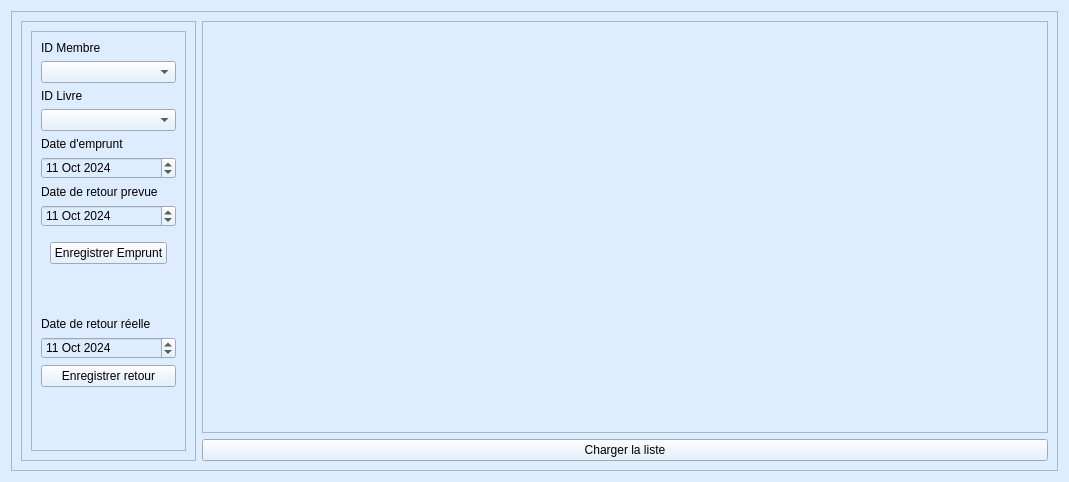
<?xml version="1.0" encoding="UTF-8"?>
<ui version="4.0">
 <class>EmpruntManager</class>
 <widget class="QWidget" name="EmpruntManager">
  <property name="geometry">
   <rect>
    <x>0</x>
    <y>0</y>
    <width>1069</width>
    <height>482</height>
   </rect>
  </property>
  <property name="windowTitle">
   <string>Form</string>
  </property>
  <property name="styleSheet">
   <string notr="true">background-color: rgb(221, 236, 255);</string>
  </property>
  <layout class="QHBoxLayout" name="horizontalLayout">
   <item>
    <widget class="QFrame" name="frame">
     <property name="frameShape">
      <enum>QFrame::StyledPanel</enum>
     </property>
     <property name="frameShadow">
      <enum>QFrame::Raised</enum>
     </property>
     <layout class="QHBoxLayout" name="horizontalLayout_6">
      <item>
       <widget class="QFrame" name="frame_2">
        <property name="sizePolicy">
         <sizepolicy hsizetype="Fixed" vsizetype="Preferred">
          <horstretch>100</horstretch>
          <verstretch>0</verstretch>
         </sizepolicy>
        </property>
        <property name="frameShape">
         <enum>QFrame::StyledPanel</enum>
        </property>
        <property name="frameShadow">
         <enum>QFrame::Raised</enum>
        </property>
        <layout class="QHBoxLayout" name="horizontalLayout_5">
         <item>
          <widget class="QFrame" name="frame_3">
           <property name="frameShape">
            <enum>QFrame::StyledPanel</enum>
           </property>
           <property name="frameShadow">
            <enum>QFrame::Raised</enum>
           </property>
           <layout class="QVBoxLayout" name="verticalLayout_2">
            <item>
             <layout class="QFormLayout" name="formLayout">
              <item row="0" column="0">
               <widget class="QLabel" name="label">
                <property name="text">
                 <string>ID Membre</string>
                </property>
               </widget>
              </item>
              <item row="1" column="0" colspan="2">
               <widget class="QComboBox" name="comboBoxIDMembre"/>
              </item>
              <item row="2" column="0">
               <widget class="QLabel" name="label_5">
                <property name="text">
                 <string>ID Livre</string>
                </property>
               </widget>
              </item>
              <item row="3" column="0" colspan="2">
               <widget class="QComboBox" name="comboBoxIdLivre"/>
              </item>
              <item row="4" column="0">
               <widget class="QLabel" name="label_2">
                <property name="text">
                 <string>Date d'emprunt</string>
                </property>
               </widget>
              </item>
              <item row="5" column="0" colspan="2">
               <widget class="QDateEdit" name="lineDateEmprunt">
                <property name="dateTime">
                 <datetime>
                  <hour>0</hour>
                  <minute>0</minute>
                  <second>0</second>
                  <year>2024</year>
                  <month>10</month>
                  <day>11</day>
                 </datetime>
                </property>
               </widget>
              </item>
              <item row="6" column="0">
               <widget class="QLabel" name="label_3">
                <property name="text">
                 <string>Date de retour prevue</string>
                </property>
               </widget>
              </item>
              <item row="7" column="0" colspan="2">
               <widget class="QDateEdit" name="lineDateRetourPrevue">
                <property name="dateTime">
                 <datetime>
                  <hour>0</hour>
                  <minute>0</minute>
                  <second>0</second>
                  <year>2024</year>
                  <month>10</month>
                  <day>11</day>
                 </datetime>
                </property>
               </widget>
              </item>
              <item row="9" column="0" colspan="2">
               <widget class="QWidget" name="widget" native="true">
                <layout class="QHBoxLayout" name="horizontalLayout_2">
                 <item>
                  <widget class="QPushButton" name="btnEnregistrer">
                   <property name="text">
                    <string>Enregistrer Emprunt</string>
                   </property>
                  </widget>
                 </item>
                </layout>
               </widget>
              </item>
              <item row="10" column="0" colspan="2">
               <widget class="QWidget" name="widget_2" native="true">
                <layout class="QHBoxLayout" name="horizontalLayout_3">
                 <item alignment="Qt::AlignHCenter">
                  <widget class="QLabel" name="labelInfo">
                   <property name="text">
                    <string/>
                   </property>
                  </widget>
                 </item>
                </layout>
               </widget>
              </item>
              <item row="11" column="0">
               <widget class="QLabel" name="label_4">
                <property name="text">
                 <string>Date de retour réelle</string>
                </property>
               </widget>
              </item>
              <item row="12" column="0" colspan="2">
               <widget class="QDateEdit" name="lineDateRetourReelle">
                <property name="dateTime">
                 <datetime>
                  <hour>0</hour>
                  <minute>0</minute>
                  <second>0</second>
                  <year>2024</year>
                  <month>10</month>
                  <day>11</day>
                 </datetime>
                </property>
               </widget>
              </item>
              <item row="13" column="0" colspan="2">
               <widget class="QPushButton" name="btnEnregistrerRetour">
                <property name="text">
                 <string>Enregistrer retour</string>
                </property>
               </widget>
              </item>
             </layout>
            </item>
           </layout>
          </widget>
         </item>
        </layout>
       </widget>
      </item>
      <item>
       <layout class="QGridLayout" name="gridLayout">
        <item row="1" column="0">
         <widget class="QTableView" name="tableEmprunt">
          <property name="frameShadow">
           <enum>QFrame::Plain</enum>
          </property>
          <property name="sizeAdjustPolicy">
           <enum>QAbstractScrollArea::AdjustIgnored</enum>
          </property>
          <property name="showGrid">
           <bool>true</bool>
          </property>
          <attribute name="horizontalHeaderCascadingSectionResizes">
           <bool>false</bool>
          </attribute>
          <attribute name="horizontalHeaderDefaultSectionSize">
           <number>160</number>
          </attribute>
          <attribute name="verticalHeaderShowSortIndicator" stdset="0">
           <bool>false</bool>
          </attribute>
          <attribute name="verticalHeaderStretchLastSection">
           <bool>false</bool>
          </attribute>
         </widget>
        </item>
        <item row="2" column="0">
         <widget class="QPushButton" name="btnCharger">
          <property name="text">
           <string>Charger la liste</string>
          </property>
         </widget>
        </item>
       </layout>
      </item>
     </layout>
    </widget>
   </item>
  </layout>
 </widget>
 <resources/>
 <connections/>
</ui>
